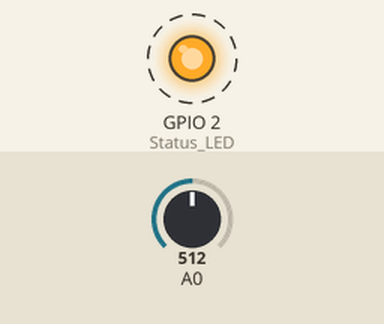
The sketch below on a simulated ESP8266 (NodeMCU). Shown: output pins drawn as LEDs (lit = HIGH). Dashed ring = blinking. The test bench sets the inputs (shaded band); at power-on: A0 = 512. WiFi joins after 1.5 s; servers stay silent unless stated; no MQTT or app messages arrive unless stated; what the sketch prints to the serial monitor is not drawn.

Above: at 2.6 s.
Timing chart, 0 to 5.0 s (numbered marks = the images above):
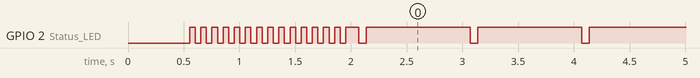

The sketch:

MQTT_Power_Monitor_Version_1.ino
```cpp
/*
  MQTT with ESP8266 and Power Monitor 5th December 2017
  David Mottram
  See Custom_Settings.h for Wifi and MQTT settings
*/

#include <ESP8266WiFi.h>                    // Needed for EPS8266
#include <WiFiClient.h>                     // WiFi client

// Watchdog items
#include <Ticker.h>
Ticker secondTick;
volatile int watchdogCount = 0;

#include "Custom_Settings.h"                // Custom and Wifi Connection and board details.

WiFiClient espClient;                       // For ESP8266 boards
#include <PubSubClient.h>                   // http://pubsubclient.knolleary.net/api.html
PubSubClient client(espClient);             // ESP pubsub client
#include "WiFi_Functions.h"                 // Read wifi datak
#include "MQTT_Functions.h"                 // MQTT Functions


// Watchdog timer, watchdog is clear when the ststus report is requested by a GET request
void ISRwatchdog() {
  watchdogCount++;
  if (watchdogCount == Watchdog_Timout) {
    Serial.println();
    Serial.println("The watchdog bites !!!!!");
    ESP.reset();
  } // end of timeout test
} // end of watchdog count


void setup(void) {
  delay(500);

  pinMode(Status_LED, OUTPUT);                // Status LED
  Status_LED_Off;

  secondTick.attach(1, ISRwatchdog);          // Start watchdog time

  Get_Wifi();                                 // Connect to WiFi, try upto 4 Access Points. This needs tobe very soone after reset!

  client.setServer(mqtt_server, 1883);        // Set the MQTT server and port
  client.setCallback(callback);               // MQTT callback

  LastMsg = millis();                         // Reset Heartbeat

} // End of setup


void loop() {

  if (!client.connected()) {
    reconnect();
  }
  client.loop();


  // Headbeat or report requested
  if ((millis() - LastMsg) > Heatbeat || Report_Request == 1) {

    LastMsg = millis();
    Report_Request = 0;

    // Update event progress counter
    ++Heart_Value;
    if (Heart_Value > Heartbeat_Range) {
      Heart_Value = 1;
    }
    // Heartbeat timed out


    Status_LED_Off;
    ReadPower();
    Status_LED_On;
    Serial.print(RMSCurrent); Serial.print(" Amps  "); Serial.print(RMSPower); Serial.println(" W");


    // Get a Report Make and make as an array
    String Report = Status_Report();
    char Report_array[(Report.length() + 1)];
    Report.toCharArray(Report_array, (Report.length() + 1));

    // Display a report when publishing
    Serial.print("Published To topic: "); Serial.print(InStatus); Serial.print("  -  Report Sent: "); Serial.println(Report_array);


    // Send a status report
    client.publish(InStatus, Report_array);


    if (Event == "REBOOT") {
      Serial.println("Rebooting.......................");
      // For ESP32 or ESP8266
      ESP.restart();
    } // End of reboot request

  } // End of heartbeat timer

} // End of Loop
```

MQTT_Functions.h
```cpp
void callback(char* topic, byte* payload, unsigned int length_1) {

  //  Serial.print("Message length = "); Serial.println(length);

  // Make a string of the received message
  String  Message_Arrived = "";
  for (unsigned int i = 0; i < length_1; i++) {
    Message_Arrived = Message_Arrived + ((char)payload[i]);
  }

  // Serial.print("Message arrived and made into string: "); Serial.println(Message_Arrived);

  // Is the message for only you? Either contains your MAC address or ALL (broadcast)
  if (Message_Arrived.indexOf(My_MAC) >= 0 || Message_Arrived.indexOf(Broadcast_All) >= 0) {

    Serial.print("Valid Message: "); Serial.print(topic); Serial.print("  "); Serial.println(Message_Arrived);


    // Valid message received, remove the headers either All or Mac
    // Remove *ALL if present
    if  (Message_Arrived.indexOf(Broadcast_All) >= 0) {
      Message_Arrived.replace(Broadcast_All, "");       // Remove the command string characters
    } // End of strip and test for ALL broadcast

    // Remove the MAC number if present
    if  (Message_Arrived.indexOf(My_MAC) >= 0) {
      Message_Arrived.replace(My_MAC, "");       // Remove the command string characters
    } // End of strip and test for ALL broadcast


    // *********** Test for Reboot ***********
    if ((Message_Arrived.indexOf("REBOOT") >= 0) ) {
      Event = "REBOOT";
    } // End of reboot test

    Report_Request = 1;

  } // End of a valid message received

  // Watchdog Clear watchdog
  watchdogCount = 0;
  yield();


} // End of callback


void reconnect() {
  // Loop until we're reconnected
  while (!client.connected()) {
    Serial.print("Attempting MQTT Broker connection...");
    // Attempt to connect

    // Make MAC address array used for Client ID
    char  MAC_array[My_MAC.length()];
    My_MAC.toCharArray(MAC_array, (My_MAC.length() + 1));

    // Connect client and use MAC address array as the Client ID
    if (client.connect(MAC_array)) {

      Serial.println("connected");
      Serial.print("This is the client ID Used: "); Serial.println(MAC_array);

      // Once connected, publish an announcement...
      Report_Request = 1;   // Request a report after power up

      // ... and resubscribe
      client.subscribe(InControl);
      delay(10);  // It needs a delay here else does not subsribe correctly!
      Serial.print("Sunbscribed to: "); Serial.println(InControl);

    } else {
      Serial.print("Failed, rc=");
      Serial.print(client.state());
      Serial.println(" Try again in 5 seconds");
      // Wait 5 seconds before retrying
      delay(5000);
    }
  }
} // End of reconnect
```

WiFi_Functions.h
```cpp
/*  Wifi Setup and operations. This uses DHCP and will be assigned an IP by the router

*/

// Compose report to return as required, LED and Relay not the same!
String Status_Report()  {

  // WiFi Version
  long rssi = WiFi.RSSI();

  String Report = String(RMSCurrent) + ", " + My_MAC + ", " +  WiFi_SSID + ", " + rssi + "dB, " + String(Heart_Value);

  return Report;

} // End of function


void WiFi_Startup(const char* ssid, const char* password) {

  WiFi_SSID = ssid;               // Set Access point name used by report

  // Static IP Option, set the IP and router details in the custom config file
#ifdef STATIC_IP
  // Static IP Setup
  WiFi.config(ip, gateway, subnet);
  Serial.println("Static IP Mode");
#else
  Serial.println("DHCP Mode");
#endif

  Serial.print("Connecting to "); Serial.print(ssid); Serial.print("  ");

  // Connect to wifi and turn off access point mode
  WiFi.begin(ssid, password);
  WiFi.mode(WIFI_STA);

  int TimeOut = 0;  // Reset timeout counter

  // Loop while not connected and timeout timer still running
  while ((WiFi.status() != WL_CONNECTED) & (TimeOut < 100)) {

    // Print connection progress ticker
    Status_LED_Off;
    delay(50);
    Status_LED_On;
    delay(50);
    Serial.print(".");
    TimeOut ++;
  }

  // Timed out or connected?
  if (WiFi.status() == WL_CONNECTED) {


    // Get MAC address, 6 characters in an array
    byte mac[6];  WiFi.macAddress(mac);

    My_MAC = "";

    // Make a string of the MAC with colons "0" padding and upper case results
    for (int i = 0; i <= 5; i++) {

      // Add leading zero if missing
      String M = String(mac[i], HEX); M.toUpperCase();
      if (M.length() < 2) {
        M = "0" + M;
      } // End of padding

      My_MAC = My_MAC + M;

      // Add colon of required
      if (i < 5) {
        My_MAC = My_MAC;
      }

    } // End of loop

    // Make MAC address array used for Client ID
    My_MAC.toCharArray(MAC_array, (My_MAC.length() + 1));

    // Print connection report
    Serial.println("");
    Serial.print("WiFi connected, "); Serial.print("DHCP IP Address = "); Serial.print(WiFi.localIP());
    Serial.print(", "); Serial.println(Status_Report());

  }

  else {
    Serial.println(" No Wifi Connection!");
  } // End of else

} // End of wifi startup


void Get_Wifi() {

  Serial.begin(115200);

  Serial.println(""); Serial.println(""); Serial.println("* Starting up *");

  //While not connected to wifi
  while (WiFi.status() != WL_CONNECTED) {


    if (WiFi.status() != WL_CONNECTED) {
      Serial.print("Trying 1 - "); WiFi_Startup(SSID_1, Password_1);      // WiFi start
    }

    if (WiFi.status() != WL_CONNECTED) {
      Serial.print("Trying 2 - "); WiFi_Startup(SSID_2, Password_2);      // WiFi start
    }

    if (WiFi.status() != WL_CONNECTED) {
      Serial.print("Trying 3 - "); WiFi_Startup(SSID_3, Password_3);      // WiFi start
    }

    if (WiFi.status() != WL_CONNECTED) {
      Serial.print("Trying 4 - "); WiFi_Startup(SSID_4, Password_4);      // WiFi start
    }

    if (WiFi.status() != WL_CONNECTED) {
      Serial.println("Trying access points finished trying again!");

    }

  } // End of while loop

} // End of function
```

Custom_Settings.h
```cpp
/* Connection detials for WiFi and board functions
*/

// Select Static IP Mode, uncomment below to enable
//#define STATIC_IP
IPAddress ip(192, 168, 1, 33);
IPAddress gateway(192, 168, 1, 1);
IPAddress subnet(255, 255, 255, 0);

// Add your Wifi details below
const char* SSID_1 = "AP";
const char* Password_1 = "Password";

const char* SSID_2 = "AP";
const char* Password_2 = "Password";

const char* SSID_3 = "AP";
const char* Password_3 = "Password";

const char* SSID_4 = "AP";
const char* Password_4 = "Password";

// MQTT Broker
const char* mqtt_server = "192.168.1.10";
// MQTT Topics
const char* InStatus = "Power/Status";
const char* InControl = "Power/Control";
String Broadcast_All = "*ALL";                    // Message used to broadcast to all devices subscribed to above topic

// Heatbeat items
#define Heartbeat_Range   99                      // Event count max value
#define Heatbeat    1000                         // Heartbeat timer value, in mS

// Watchdog items
volatile int Watchdog_Timout = 1200;              // Time in seconds before watchdog times out, 1200 = 1200 seconds or 20 minutes

// Heatbeat timer
int Heart_Value = 0;                              // Timer
long LastMsg = 0;                                 // Message sent counter

// Custom default values
String WiFi_SSID = "None";                        // SSID string
String My_MAC = "";                               // MAC address, tobe Read from ESP8266
char MAC_array[13] = "000000000000";              // Better MAC definition
//String Mode = "Off";                            // Default mode
volatile int Report_Request = 0;                  // Set to 1 if report required
String Event = "Boot";                            // Default

// I/O
#define Status_LED 2                              // D4
#define Status_LED_On   digitalWrite(Status_LED, HIGH)
#define Status_LED_Off  digitalWrite(Status_LED, LOW)

// Power monitor items
double Calib = 1;//10.545662
double Kilos;
unsigned long StartMillis;
unsigned long EndMillis;
double RMSCurrent;
int RMSPower;
int PeakPower;


void ReadPower ()      // Method to read information from CTs
{
  int Current = 0;
  int MaxCurrent = 0;
  int MinCurrent = 1023;
  int PeakCurrent = 0;

  // Needs to sample for at least one and half mains cycles or > 30mS
  for (int j = 0 ; j <= 600 ; j++)
  {

    //         digitalWrite(D8, HIGH);
    Current =  analogRead(A0);    //Reads A/D input and records maximum and minimum current
    //        digitalWrite(D8, LOW);

    if (Current >= MaxCurrent)
      MaxCurrent = Current;

    if (Current <= MinCurrent)
      MinCurrent = Current;
  } // End of samples loop

  PeakCurrent = MaxCurrent - MinCurrent;


RMSCurrent = PeakCurrent;

 // http://www.referencedesigner.com/rfcal/vrms-to-vpeak-conversion.php
 // RMSCurrent = (PeakCurrent * 0.3535) / Calib; //Calculates RMS current based on maximum value and scales according to calibration
 // RMSPower = 248 * RMSCurrent;  //Calculates RMS Power Assuming Voltage 240VAC, change to 110VAC accordingly

} // End of function
```

Measured:
- by itself, GPIO 2 (Status_LED): goes 13 × (LOW 0.05 s, HIGH 0.05 s), LOW 0.05 s, HIGH 0.12 s, 127 × (LOW 0.07 s, HIGH 0.93 s), LOW 0.07 s, then HIGH
